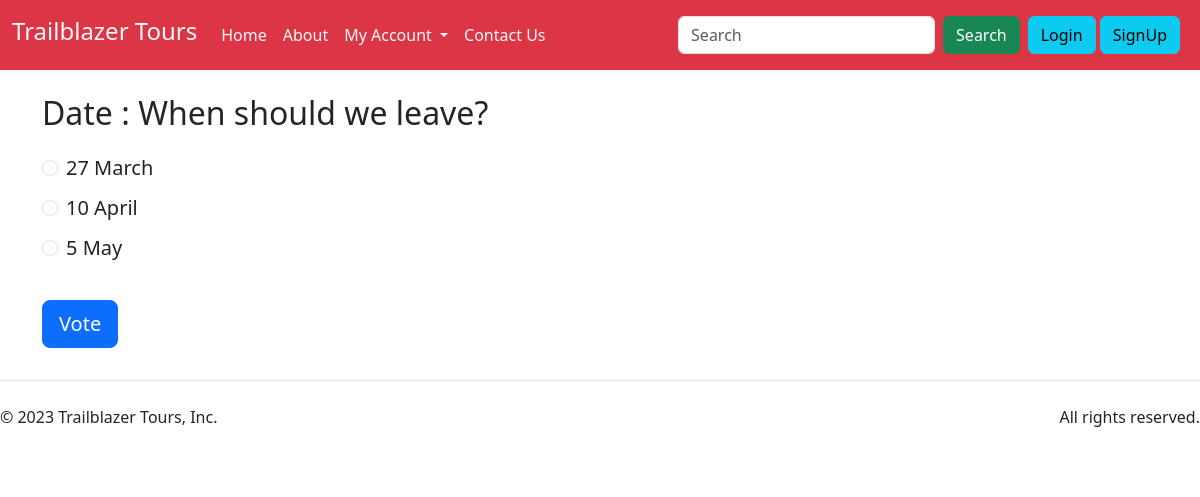
/tour/polls/57/, run on the app's committed database.
### polls/models.py (models this page shows, shortened)
class Question(models.Model):
    trip = models.ForeignKey(Tour, on_delete=models.CASCADE)
    question_text = models.CharField(max_length=200)
    ques_type = models.CharField(max_length=100,default="Other")

class Choice(models.Model):
    question = models.ForeignKey(Question, on_delete=models.CASCADE)
    new_id = models.CharField(max_length= 50, default="")
    choice_text = models.CharField(max_length=200)
    votes = models.IntegerField(default=0)

### polls/views.py (the view)
# urls.py: path('<int:question_id>/', views.detail, name='detail'),
def detail(request, question_id):
    question = get_object_or_404(Question, pk=question_id)
    return render(request, 'polls/detail.html', {'question': question})

### polls/templates/polls/detail.html (shortened to what this page needs)
{% extends 'base.html' %}
{% block body %}
<div class="container my-4">
    <form action="{% url 'polls:vote' question.id %}" method="post">
        <fieldset>
            <legend>
                <h2>{{question.ques_type}} : {{ question.question_text }}</h2>
            </legend>
            <br>
            {% for choice in question.choice_set.all %}
            <div class="form-check my-2">
                <input class="form-check-input" type="radio" name="choice" id="choice{{ forloop.counter }}"
                    value="{{ choice.id }}">
                <label class="form-check-label" for="choice{{ forloop.counter }}">
                    <h5>{{ choice.choice_text }}</h5>
                </label><br>
            </div>
            {% endfor %}
        </fieldset>
        <button class="mb-2 my-4 btn btn-lg rounded-3 btn-primary" type="submit" fdprocessedid="submitbtn">Vote</button>
    </form>
</div>
{% endblock body %}

### data on the page
Question: ques_type "Date", question_text "When should we leave?"
Choice: choice_text "27 March"
Choice: choice_text "10 April"
Choice: choice_text "5 May"
